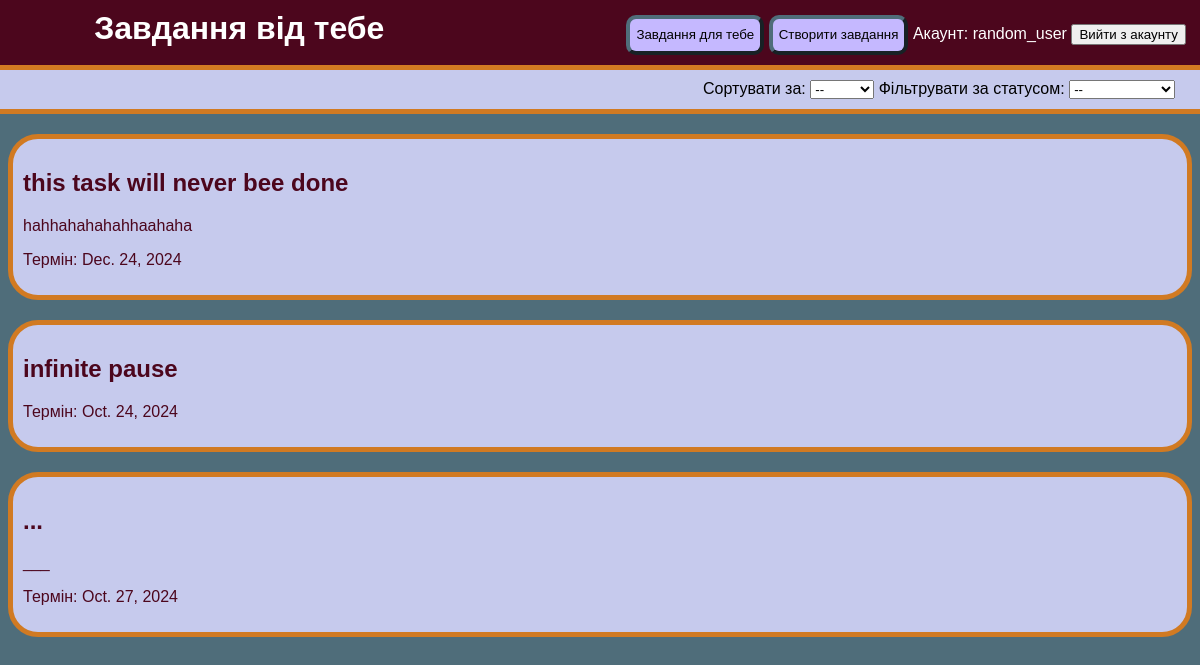
The app's page /tasks_from_you/ (signed in) with its own data.
### tracking_app/models.py (models this page shows, shortened)
class User(models.Model):
    name = models.CharField(max_length=50)
    password = models.CharField(max_length=100, default=111)
    email = models.EmailField()

class Task(models.Model):
    name = models.CharField(max_length=50)
    description = models.TextField()
    stat = models.CharField(max_length=50)
    term = models.DateField()
    giver_id = models.ForeignKey(User, on_delete=models.CASCADE, related_name="tasks_given", default=1)
    receiver_id = models.ForeignKey(User, on_delete=models.CASCADE, related_name="tasks_received", default=1)

### tracking_app/views.py (the view)
# urls.py: path('tasks_from_you/', views.tasks_from_you, name='tasks_from_you'),
def tasks_from_you(request):
    sort_by = request.GET.get('sort_by', 'none')
    status_filter = request.GET.get('status_filter', 'none')
    tasks = Task.objects.filter(giver_id = request.session['user_id'])
    if request.method == 'POST':
        action = request.POST.get('action')
        if action == 'log_out':
            return redirect('signup')
    if status_filter != "none":
        tasks = tasks.filter(stat=status_filter)
    if sort_by != "none":
        tasks = tasks.order_by(sort_by)
    return render(request, 'tasks_from_you.html', {'tasks': tasks, 'name': User.objects.get(id=request.session['user_id']).name, 'current_sort': sort_by, 'current_status_filter': status_filter})

### templates/tasks_from_you.html (shortened to what this page needs)
{% load static %}
<!DOCTYPE html>
<html>
<head>
    <link rel="stylesheet" type="text/css" href="{% static 'tracking_app/style.css' %}">
</head>
<body>
    <div class="header">
        <h1 style="display: inline;" class="header_text">Завдання від тебе</h1>
        <button class="link_button" type="button" onclick="window.location.href='/tasks_list'">Завдання для тебе</button>
        <button class="link_button" type="button" onclick="window.location.href='/creating_task'">Створити завдання</button>
        <span class="white_text">Акаунт: {{name}}</span>
        <form method="POST" style="display: inline;">
            <button type="submit" class="log_out_button" name="action" value="log_out">Вийти з акаунту</button>
        </form>
    </div>
    <div class="panel">
        <form method="GET" action="{% url 'tasks_from_you' %}">
            <label for="sort_by">Сортувати за:</label>
            <select name="sort_by" id="sort_by" onchange="this.form.submit()">
                <option value="none" {% if current_sort == 'none' %}selected{% endif %}>--</option>
            </select>
            <label for="status_filter">Фільтрувати за статусом:</label>
            <select name="status_filter" id="status_filter" onchange="this.form.submit()">
                <option value="none"{% if current_status_filter == 'none' %}selected{% endif %}>--</option>
            </select>
        </form>
    </div>
        {% for task in tasks %}
            <a href="{% url 'changing_task' task.id %}" class="task_card">
                <div class="task_frame">
                    <h2>{{ task.name }}</h2>
                    <p>{{ task.description|slice:":20"|linebreaksbr }}{% if task.description|length > 20 %}...{% endif %}</p>
                    <p>Термін: {{ task.term }}</p>
                </div>
            </a>
        {% endfor %}
</body>
</html>

### tracking_app/static/tracking_app/style.css (style rules this page uses)
body { background-color: #4f6d7a; font-family: 'Helvetica', Arial, sans-serif; }
.link_button { height: 40px; background-color: #c5b8ff; border-color: #4f6d7a; border-radius: 10px; border-width: 4px; }
.task_frame { background-color: #c6caed; border-radius: 30px; padding: 10px; margin-bottom: 20px; border: 5px solid #D17A22; }
.header { position: fixed; background-color: #4C061D; padding: 10px; padding-right: 30px; text-align: right; margin-top: -65px; margin-left: -20px; width: 99%; }
.panel { margin-top: 65px; background-color: #4C061D; padding: 10px; padding-right: 30px; text-align: right; margin-left: -20px; width: 99%; border: 5px solid #D17A22; background-color: #c6caed; }
.task_card { text-decoration: none; color: #4C061D }
.white_text { color: #ffffff; }
.header_text { color: #ffffff; margin-right: 20%; }

### records on screen
User: name "random_user"
Task: name "this task will never bee done", description "hahhahahahahhaahaha", term "Dec. 24, 2024"
Task: name "infinite pause", term "Oct. 24, 2024"
Task: name "...", description "___", term "Oct. 27, 2024"
